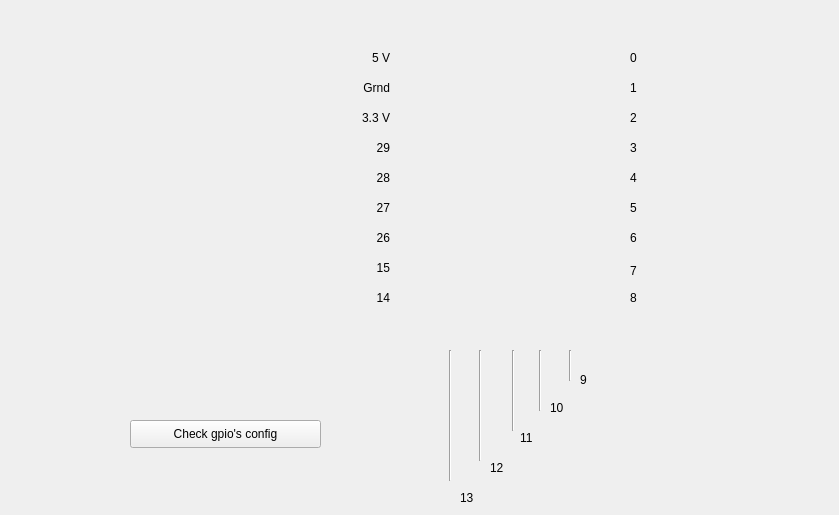
      <widget class="QWidget" name="tab_4">
       <attribute name="title">
        <string>Gpios</string>
       </attribute>
       <widget class="QLabel" name="lbGpio0">
        <property name="geometry">
         <rect>
          <x>630</x>
          <y>50</y>
          <width>200</width>
          <height>16</height>
         </rect>
        </property>
        <property name="text">
         <string>0</string>
        </property>
       </widget>
       <widget class="QLabel" name="lbGpio1">
        <property name="geometry">
         <rect>
          <x>630</x>
          <y>80</y>
          <width>200</width>
          <height>16</height>
         </rect>
        </property>
        <property name="text">
         <string>1</string>
        </property>
       </widget>
       <widget class="QLabel" name="lbGpio2">
        <property name="geometry">
         <rect>
          <x>630</x>
          <y>110</y>
          <width>200</width>
          <height>16</height>
         </rect>
        </property>
        <property name="text">
         <string>2</string>
        </property>
       </widget>
       <widget class="QLabel" name="lbGpio3">
        <property name="geometry">
         <rect>
          <x>630</x>
          <y>140</y>
          <width>200</width>
          <height>16</height>
         </rect>
        </property>
        <property name="text">
         <string>3</string>
        </property>
       </widget>
       <widget class="QLabel" name="lbGpio4">
        <property name="geometry">
         <rect>
          <x>630</x>
          <y>170</y>
          <width>200</width>
          <height>16</height>
         </rect>
        </property>
        <property name="text">
         <string>4</string>
        </property>
       </widget>
       <widget class="QLabel" name="lbGpio5">
        <property name="geometry">
         <rect>
          <x>630</x>
          <y>200</y>
          <width>200</width>
          <height>16</height>
         </rect>
        </property>
        <property name="text">
         <string>5</string>
        </property>
       </widget>
       <widget class="QLabel" name="lbGpio6">
        <property name="geometry">
         <rect>
          <x>630</x>
          <y>230</y>
          <width>200</width>
          <height>16</height>
         </rect>
        </property>
        <property name="text">
         <string>6</string>
        </property>
       </widget>
       <widget class="QLabel" name="lbGpio7">
        <property name="geometry">
         <rect>
          <x>630</x>
          <y>260</y>
          <width>200</width>
          <height>21</height>
         </rect>
        </property>
        <property name="text">
         <string>7</string>
        </property>
       </widget>
       <widget class="QLabel" name="lbGpio8">
        <property name="geometry">
         <rect>
          <x>630</x>
          <y>290</y>
          <width>200</width>
          <height>16</height>
         </rect>
        </property>
        <property name="text">
         <string>8</string>
        </property>
       </widget>
       <widget class="QLabel" name="lbGpio10">
        <property name="geometry">
         <rect>
          <x>550</x>
          <y>400</y>
          <width>200</width>
          <height>16</height>
         </rect>
        </property>
        <property name="text">
         <string>10</string>
        </property>
       </widget>
       <widget class="QLabel" name="lbGpio9">
        <property name="geometry">
         <rect>
          <x>580</x>
          <y>370</y>
          <width>200</width>
          <height>20</height>
         </rect>
        </property>
        <property name="text">
         <string>9</string>
        </property>
       </widget>
       <widget class="QLabel" name="lbGpio11">
        <property name="geometry">
         <rect>
          <x>520</x>
          <y>430</y>
          <width>200</width>
          <height>16</height>
         </rect>
        </property>
        <property name="text">
         <string>11</string>
        </property>
       </widget>
       <widget class="QLabel" name="lbGpio14">
        <property name="geometry">
         <rect>
          <x>190</x>
          <y>290</y>
          <width>200</width>
          <height>16</height>
         </rect>
        </property>
        <property name="layoutDirection">
         <enum>Qt::RightToLeft</enum>
        </property>
        <property name="text">
         <string>14</string>
        </property>
        <property name="alignment">
         <set>Qt::AlignRight|Qt::AlignTrailing|Qt::AlignVCenter</set>
        </property>
       </widget>
       <widget class="QLabel" name="lbGpio12">
        <property name="geometry">
         <rect>
          <x>490</x>
          <y>460</y>
          <width>200</width>
          <height>16</height>
         </rect>
        </property>
        <property name="text">
         <string>12</string>
        </property>
       </widget>
       <widget class="QLabel" name="lbGpio13">
        <property name="geometry">
         <rect>
          <x>460</x>
          <y>490</y>
          <width>200</width>
          <height>16</height>
         </rect>
        </property>
        <property name="text">
         <string>13</string>
        </property>
       </widget>
       <widget class="QLabel" name="lbGpio15">
        <property name="geometry">
         <rect>
          <x>190</x>
          <y>260</y>
          <width>200</width>
          <height>16</height>
         </rect>
        </property>
        <property name="layoutDirection">
         <enum>Qt::RightToLeft</enum>
        </property>
        <property name="text">
         <string>15</string>
        </property>
        <property name="alignment">
         <set>Qt::AlignRight|Qt::AlignTrailing|Qt::AlignVCenter</set>
        </property>
       </widget>
       <widget class="QLabel" name="lbGpio26">
        <property name="geometry">
         <rect>
          <x>190</x>
          <y>230</y>
          <width>200</width>
          <height>16</height>
         </rect>
        </property>
        <property name="layoutDirection">
         <enum>Qt::RightToLeft</enum>
        </property>
        <property name="text">
         <string>26</string>
        </property>
        <property name="alignment">
         <set>Qt::AlignRight|Qt::AlignTrailing|Qt::AlignVCenter</set>
        </property>
       </widget>
       <widget class="QLabel" name="lbGpio27">
        <property name="geometry">
         <rect>
          <x>190</x>
          <y>200</y>
          <width>200</width>
          <height>16</height>
         </rect>
        </property>
        <property name="layoutDirection">
         <enum>Qt::RightToLeft</enum>
        </property>
        <property name="text">
         <string>27</string>
        </property>
        <property name="alignment">
         <set>Qt::AlignRight|Qt::AlignTrailing|Qt::AlignVCenter</set>
        </property>
       </widget>
       <widget class="QLabel" name="lbGpio28">
        <property name="geometry">
         <rect>
          <x>190</x>
          <y>170</y>
          <width>200</width>
          <height>16</height>
         </rect>
        </property>
        <property name="layoutDirection">
         <enum>Qt::RightToLeft</enum>
        </property>
        <property name="text">
         <string>28</string>
        </property>
        <property name="alignment">
         <set>Qt::AlignRight|Qt::AlignTrailing|Qt::AlignVCenter</set>
        </property>
       </widget>
       <widget class="QLabel" name="lbGpio29">
        <property name="geometry">
         <rect>
          <x>190</x>
          <y>140</y>
          <width>200</width>
          <height>16</height>
         </rect>
        </property>
        <property name="layoutDirection">
         <enum>Qt::RightToLeft</enum>
        </property>
        <property name="text">
         <string>29</string>
        </property>
        <property name="alignment">
         <set>Qt::AlignRight|Qt::AlignTrailing|Qt::AlignVCenter</set>
        </property>
       </widget>
       <widget class="QLabel" name="lbGpio14_7">
        <property name="geometry">
         <rect>
          <x>190</x>
          <y>110</y>
          <width>200</width>
          <height>16</height>
         </rect>
        </property>
        <property name="layoutDirection">
         <enum>Qt::RightToLeft</enum>
        </property>
        <property name="text">
         <string>3.3 V</string>
        </property>
        <property name="alignment">
         <set>Qt::AlignRight|Qt::AlignTrailing|Qt::AlignVCenter</set>
        </property>
       </widget>
       <widget class="QLabel" name="lbGpio14_8">
        <property name="geometry">
         <rect>
          <x>190</x>
          <y>80</y>
          <width>200</width>
          <height>16</height>
         </rect>
        </property>
        <property name="layoutDirection">
         <enum>Qt::RightToLeft</enum>
        </property>
        <property name="text">
         <string>Grnd</string>
        </property>
        <property name="alignment">
         <set>Qt::AlignRight|Qt::AlignTrailing|Qt::AlignVCenter</set>
        </property>
       </widget>
       <widget class="QLabel" name="lbGpio14_9">
        <property name="geometry">
         <rect>
          <x>190</x>
          <y>50</y>
          <width>200</width>
          <height>16</height>
         </rect>
        </property>
        <property name="layoutDirection">
         <enum>Qt::RightToLeft</enum>
        </property>
        <property name="text">
         <string>5 V</string>
        </property>
        <property name="alignment">
         <set>Qt::AlignRight|Qt::AlignTrailing|Qt::AlignVCenter</set>
        </property>
       </widget>
       <widget class="QPushButton" name="pushButtonCheckConfig">
        <property name="geometry">
         <rect>
          <x>130</x>
          <y>420</y>
          <width>191</width>
          <height>28</height>
         </rect>
        </property>
        <property name="text">
         <string>Check gpio's config</string>
        </property>
       </widget>
       <widget class="QLabel" name="label_16">
        <property name="geometry">
         <rect>
          <x>400</x>
          <y>-10</y>
          <width>221</width>
          <height>361</height>
         </rect>
        </property>
        <property name="text">
         <string/>
        </property>
        <property name="pixmap">
         <pixmap>../../../../Users/pc/.designer/backup/rp2040.jpg</pixmap>
        </property>
       </widget>
       <widget class="Line" name="line">
        <property name="geometry">
         <rect>
          <x>440</x>
          <y>350</y>
          <width>20</width>
          <height>131</height>
         </rect>
        </property>
        <property name="orientation">
         <enum>Qt::Vertical</enum>
        </property>
       </widget>
       <widget class="Line" name="line_2">
        <property name="geometry">
         <rect>
          <x>470</x>
          <y>350</y>
          <width>20</width>
          <height>111</height>
         </rect>
        </property>
        <property name="orientation">
         <enum>Qt::Vertical</enum>
        </property>
       </widget>
       <widget class="Line" name="line_3">
        <property name="geometry">
         <rect>
          <x>503</x>
          <y>350</y>
          <width>20</width>
          <height>81</height>
         </rect>
        </property>
        <property name="orientation">
         <enum>Qt::Vertical</enum>
        </property>
       </widget>
       <widget class="Line" name="line_4">
        <property name="geometry">
         <rect>
          <x>530</x>
          <y>350</y>
          <width>20</width>
          <height>61</height>
         </rect>
        </property>
        <property name="orientation">
         <enum>Qt::Vertical</enum>
        </property>
       </widget>
       <widget class="Line" name="line_5">
        <property name="geometry">
         <rect>
          <x>560</x>
          <y>350</y>
          <width>20</width>
          <height>31</height>
         </rect>
        </property>
        <property name="orientation">
         <enum>Qt::Vertical</enum>
        </property>
       </widget>
      </widget>
